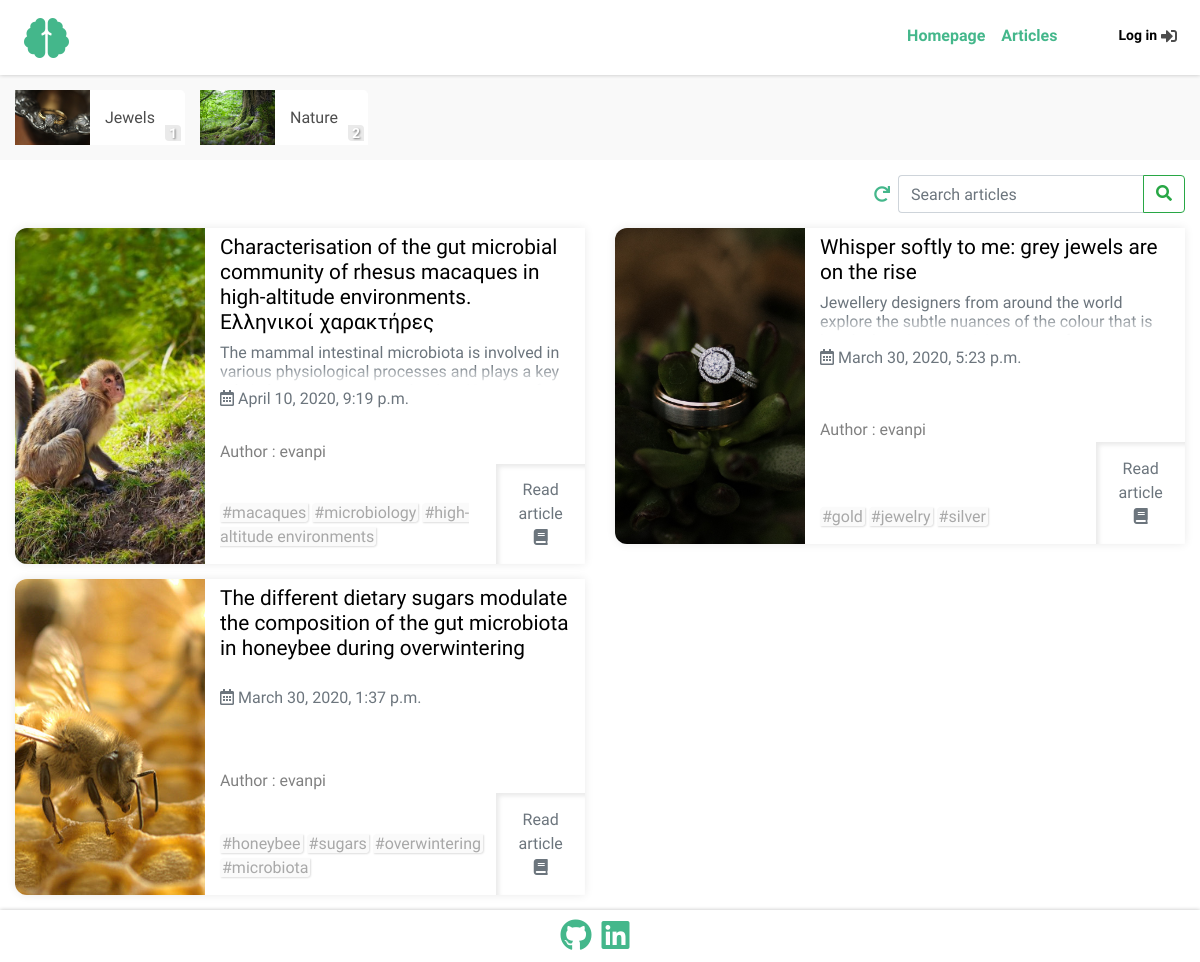
/articles/, run on an earlier commit of the app's database.
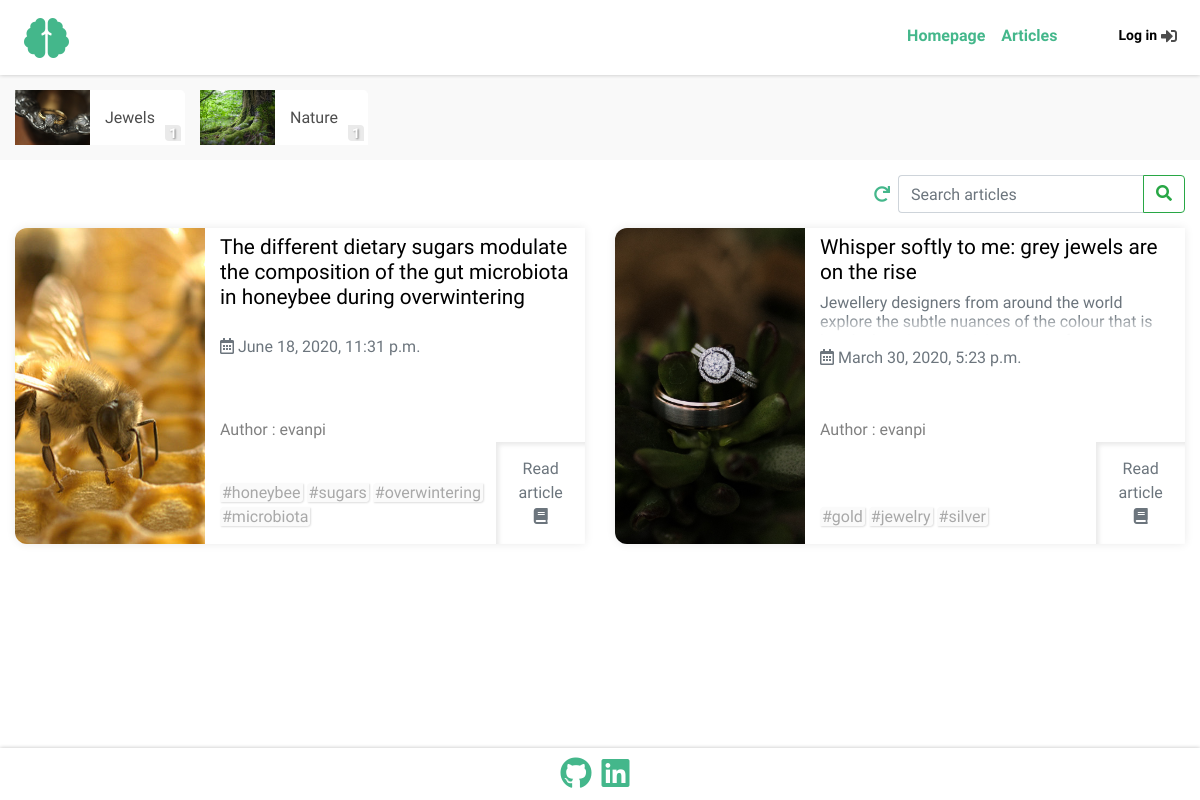
And on a later commit of the database.
### articles/models.py (models this page shows, shortened)
class ArticlesCategories(models.Model):
    class Meta:
        verbose_name = 'Articles Category'
        verbose_name_plural = 'Articles Categories'
    title = models.CharField(max_length=100, unique=True)
    slug = models.SlugField(editable=False,max_length=100,default='')
    image = models.ImageField(upload_to = "Articles_Categories_Images", default='', blank=True)

class Articles(models.Model):
    class Meta:
        verbose_name = 'Article'
        verbose_name_plural = 'Articles'
    category = models.ForeignKey(ArticlesCategories, on_delete=models.SET_NULL, null=True, blank=True)
    title = models.CharField(max_length=256,unique=True)
    search = models.CharField(default='',editable=False,max_length=512)
    slug = models.SlugField(editable=False,max_length=256)
    subtitle = models.TextField(max_length=256, blank=True)
    image = models.ImageField(upload_to = "Articles_Images", default='')
    article = RichTextUploadingField()
    tags = TaggableManager(blank=True)
    created = models.DateTimeField(auto_now_add=True)
    updated = models.DateTimeField(auto_now=True)
    publish_date = models.DateTimeField()
    author = models.CharField(editable=False, default='', max_length=256)

### articles/views.py (the view)
# urls.py: path('', include('articles.urls')),
def articles(request):
    current_datetime = localtime(now())
    categories = ArticlesCategories.objects.annotate(articles_count=Count('articles', filter=Q(articles__publish_date__lte=current_datetime)))
    articles = Articles.objects.filter(publish_date__lte=current_datetime).order_by('-publish_date')
    if request.method == 'POST':
        mut = request.POST.copy()
        mut['search'] = ''.join(c for c in unicodedata.normalize('NFD', mut['search'].lower()) if unicodedata.category(c) != 'Mn')
        articles_Filter = ArticlesFilter(mut, queryset=articles)
        articles = articles_Filter.qs
    else:
        articles_Filter = ArticlesFilter()
    paginator = Paginator(articles, 6)
    page_number = request.GET.get('page')
    page_obj = paginator.get_page(page_number)
    context = {'categories':categories,'articles':articles,'page_obj':page_obj,'articles_Filter':articles_Filter}
    return render(request, 'articles/articles.html', context)

### articles/templates/articles/articles.html (shortened to what this page needs)
{% extends 'articles/base.html' %}
{% load static %}
{% load thumbnail %}
{% load articles %}
{% block links %}
<link rel="stylesheet" href="{% static 'articles/css/articles.css' %}">
{% endblock %}
{% block main %}
{% include 'articles/navigation.html' %}
<div id="categories-container-wrapper" style="padding-top:15px; padding-bottom:15px; background:#f9f9f9;" class="text-center">
  {% for category in categories %}
  <div class="categories-container">
    <a href="{% url 'articlesCategory' category.slug %}">
      {% thumbnail category.image "200x200" quality=91 as im %}
      <div style="background-image:url({{im.url}});" class="category-image-div">
      </div>
      {% endthumbnail %}
    </a>
    <a href="{% url 'articlesCategory' category.slug %}">
      <div class="category-info">
        <span class="category-title" style="margin:0;">{{category.title}}</span>
        <div class="category-count">
          <span>{{category.articles_count}}</span>
        </div>
      </div>
    </a>
  </div>
  {% endfor %}
</div>
<div style="display: flex; justify-content: flex-end; align-items: center; padding-top:15px;" class="container-fluid">
  <a href="{% url 'articles' %}">
    <div id="restore-default-articles" style="height: 100%; width:32px; display: flex; flex-direction: column; justify-content: center; align-items: center;">
      <i style="color: #44b78b;" class="fas fa-redo"></i>
    </div>
  </a>
  <form id="articles-search-form" action="{% url 'articles' %}" method="POST">
    {{articles_Filter.form.search}}
    <button id="articles-search-submit" class="btn btn-outline-success" type="submit"><i class="fas fa-search"></i></button>
  </form>
</div>
<div id="articles1">
  <div class="container-fluid">
    <div id="articlesContainer" class="row infinite-container">
      {% if articles.count != 0 %}
      {% for article in page_obj %}
      <div class="col-12 col-xl-6 infinite-item">
        <div class="container-fluid">
          <div class="row articleRow">
            {% thumbnail article.image "500x500" quality=91 as im %}
            <div style="background-image:url({{im.url}}); min-height:245px;" class="col-12 col-sm-5 col-lg-4 articleImageDiv">
              <a href="{% url 'article' article.slug %}">
                <div class="articleImageDivInner">
                </div>
              </a>
            </div>
            {% endthumbnail %}
            <div class="col-12 col-sm-7 col-lg-8">
              <div class="articleInfo">
                <div class="title-Subtitle-Publised-Author">
                  <a href="{% url 'article' article.slug %}">
                    <h4 class="articleTitle">{{article.title}}</h4>
                    {% if article.subtitle != '' %}
                    <div class="fade-div">
                      <h6 class="articleSubtitle text-muted">{{article.subtitle}}</h6>
                      <p class="fade-effect"></p>
                    </div>
                    {% endif %}
                  </a>
                  <h6 class="text-muted published"><i class="far fa-calendar-alt"></i> {{article.publish_date}}</h6><br>
                  <span class="author">Author : {{article.author}}</span>
                </div>
                <div style="display:flex; flex:1; justify-content:space-between; width:100%;">
                  <div class="tags">
                    <div>
                      {% for tag in article.tags.all %}
                      <span>#{{ tag }}</span>
                      {% endfor %}
                    </div>
                  </div>
                  <a href="{% url 'article' article.slug %}">
                    <button type="button" class="btn btn-outline-dark readArticle">Read article <br><i class="fas fa-book book"></i> </button>
                  </a>
                </div>
              </div>
            </div>
          </div>
        </div>
      </div>
      {% endfor %}
      {% endif %}
    </div>
  </div>
</div>
{% endblock %}
{% block footer %}
{% include 'articles/footer.html' %}
{% endblock %}

What changed in the data, as far as the page shows it:
no longer on this page (row edited): Articles: shows a picture, title "Characterisation of the gut microbial community of rhesus macaques in high-altitude environments. Ελληνικοί χαρακτήρες", subtitle "The mammal intestinal microbiota is involved in various physiological processes and plays a key…", publish_date "April 10, 2020, 9:19 p.m.", author "evanpi"
no longer on this page (row unchanged): Tag: name "macaques", shown under "April 10, 2020, 9:19 p.m."
no longer on this page (row unchanged): Tag: name "microbiology", shown under "April 10, 2020, 9:19 p.m."
no longer on this page (row unchanged): Tag: name "high-altitude environments", shown under "April 10, 2020, 9:19 p.m."
computed for ArticlesCategories "Nature": articles_count "2" → "1"
changed Articles: publish_date "March 30, 2020, 1:37 p.m." → "June 18, 2020, 11:31 p.m."; moves up the list
